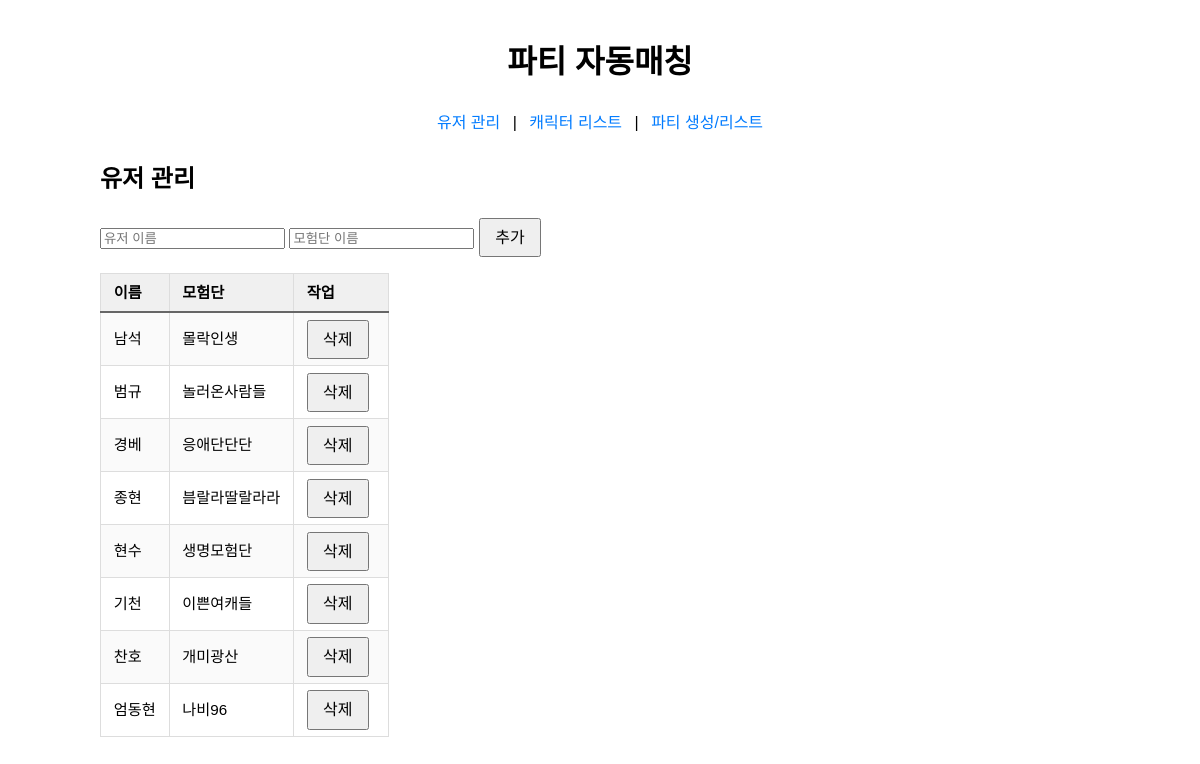
/users/, run on the app's committed database.
### tables this page shows
CREATE TABLE "user_adventure" (
	"idx"	INTEGER,
	"user"	TEXT,
	"adventure"	TEXT,
	PRIMARY KEY("idx" AUTOINCREMENT)
);

### blueprints/users.py (the view)
@users_bp.route('/', methods=['GET'])
def list_users():
    conn = get_db_connection()
    rows = conn.execute(
        'SELECT idx, "user" AS name, adventure FROM user_adventure ORDER BY idx'
    ).fetchall()
    conn.close()
    users = [dict(r) for r in rows]
    return render_template('users.html', users=users, alert=None)

### db.py (called while the page is built)
def get_db_connection():
    db_path = os.path.join(current_app.root_path, 'database', 'DB.sqlite')
    conn = sqlite3.connect(db_path)
    conn.row_factory = sqlite3.Row
    return conn

### templates/users.html (shortened to what this page needs)
{% extends 'base.html' %}
{% block content %}
<h2>유저 관리</h2>
<form action="{{ url_for('users.add_user') }}" method="post">
  <input type="text" name="name" placeholder="유저 이름" required>
  <input type="text" name="adventure" placeholder="모험단 이름" required>
  <button type="submit">추가</button>
</form>
<table>
  <thead><tr><th>이름</th><th>모험단</th><th>작업</th></tr></thead>
  <tbody>
    {% for u in users %}
    <tr>
      <td>{{ u.name }}</td>
      <td>{{ u.adventure }}</td>
      <td>
        <form action="{{ url_for('users.delete_user') }}" method="post" style="display:inline;">
          <button type="submit">삭제</button>
        </form>
      </td>
    </tr>
    {% endfor %}
  </tbody>
</table>
{% endblock %}

### templates/base.html (shortened to what this page needs)
<!doctype html>
<html lang="ko">
<head>
  <link rel="stylesheet" href="{{ url_for('static', filename='style.css') }}">
</head>
<body>
  <header>
    <h1>파티 자동매칭</h1>
    <nav>
      <a href="{{ url_for('users.list_users') }}">유저 관리</a> |
      <a href="{{ url_for('characters.show_characters') }}">캐릭터 리스트</a> |
      <a href="{{ url_for('party.list_and_generate') }}">파티 생성/리스트</a>
    </nav>
  </header>
  <main>
    {% block content %}{% endblock %}
  </main>
</body>
</html>
</body>
</html>

### static/style.css (style rules this page uses)
body { font-family: sans-serif; max-width: 1000px; margin: 0 auto; padding: 1rem; line-height: 1.6; }
header { text-align: center; margin-bottom: 1.5rem; }
nav { margin-top: 0.5rem; }
nav a { margin: 0 0.5rem; text-decoration: none; color: #007bff; }
button { padding: 0.4rem 0.8rem; font-size: 1rem; line-height: 1.2; cursor: pointer; margin-right: 0.25rem; }
.table, table { width: auto; border-collapse: collapse; font-size: 0.9rem; margin-top: 1rem; }
th, td { border: 1px solid #ddd; padding: 0.4rem 0.8rem; text-align: left; white-space: nowrap; }
thead th { background-color: #f0f0f0; border-bottom: 2px solid #666; }
tbody tr:nth-child(odd) { background-color: #fafafa; }
@media (min-width: 1024px) and (max-width: 1919px) { body { max-width: 1000px; padding: 1rem; } }
@media (min-width: 1024px) and (max-width: 1919px) { button { padding: 0.5rem 0.9rem; font-size: 1rem; margin-right: 0.4rem; } }
@media (min-width: 1024px) and (max-width: 1919px) { table { font-size: 0.95rem; } }

### data on the page
user_adventure: name "남석", adventure "몰락인생"
user_adventure: name "범규", adventure "놀러온사람들"
user_adventure: name "경베", adventure "응애단단단"
user_adventure: name "종현", adventure "븜랄라딸랄라라"
user_adventure: name "현수", adventure "생명모험단"
user_adventure: name "기천", adventure "이쁜여캐들"
user_adventure: name "찬호", adventure "개미광산"
user_adventure: name "엄동현", adventure "나비96"
